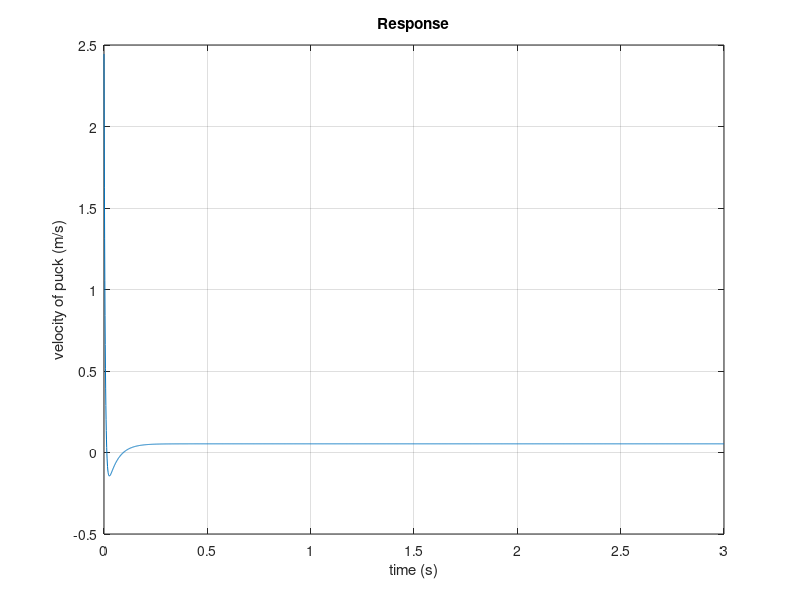

Here is the MATLAB script that generated this plot:
%% State-Space catcher thing
clear; close all

%% define vars
% motor parameters
    Kt = 6.66;       % Nm/A torque constant based off BSM-50N-275 ABB servo
    %Kv = 1;         % back-emf constant (incase have this instead)
    L = .0332;       % H motor inductance
    r = 16;          % ohms  motor resistance
% physical parameters    
    m1 = 5;          % kg mass of platform
    m2 = 3;          % kg mass of puck
    k = 18500;       % N/m mechanical spring element
    b1 = 1000;       % Ns/m
    J = 11240;       % kgm^2 moment of inertial
    b2 = 60*.002;       % Ns/m bearing friction
    rWheel = 2.5;    % cm  drive wheel radius
% transformer
    TFrp = rWheel;     % transformer translation to rotation
    TFmotor = Kt;      % transformer rotation to electrical

% stuff
TFelement = (b1*TFrp^2*TFmotor)/(J*TFmotor*m2*TFrp^2*TFmotor); % calculating elements in A
t = 0:.001:3;  % time array

%% define matricies
x0 = [...
    2.445;... % Vm1
    0;... % Vm2
    0;... % Fk
    0;];  %iL
A = [...
    -b1/m1, b1/m1, -1/m1,0;...
    TFelement, -TFelement, TFelement, TFelement/(TFrp*TFmotor);...
    k, -k,0,0;...
    0,0,0,-r/L;];
    
B = [...
    0;...
    0;...
    0;...
    1/L];
C = [1,0,0,0];
D = 0;

%% create state-space
sys = ss(A,B,C,D);
%sys.InputName = 'Vs';
%sys.OutputName = {'Vm1';'Vm2'};
u = NaN*ones(1,length(t));
for j = 1:length(t)
    u(j) = 0;
end
y = lsim(sys,u,t,x0);

%% plot things
figure
plot(t,y);
%impulse(plant,t);
hold on
grid on
%plot(t,u);
title('Response');
xlabel('time (s)')
ylabel('velocity of puck (m/s)')

%figure(2)
%rlocus(plant);


